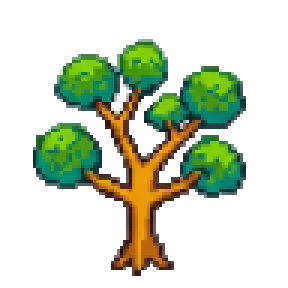
#> input picture docs/research/nano-banana-tree-growth-spike-2026-07-30/frame-06.png, 96 x 96 px, found by its file name (shown 3 times larger)
$ python restest.py
#> lines starting #> are read from the running program, lines starting #| are printed output that depends on the picture
from PIL import Image, ImageDraw
import os
B = os.path.dirname(os.path.abspath(__file__))
R = os.path.dirname(B)
src = Image.open(os.path.join(R, 'src-frames', 'frame-06.png')).convert('RGBA')
#> src is the input picture: PIL image 96x96 RGBA; mean R, G, B, A 26.5, 36.1, 15.7, 76
isl = Image.open(os.path.join(B, 'island-plate.png')).convert('RGBA')
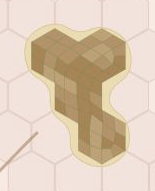
#> input picture docs/research/chapter2-organic-round3-2026-08-01/exp-16-leader-repair/work/island-plate.png, 155 x 191 px
#> isl is the input picture: PIL image 155x191 RGBA; mean R, G, B, A 222.4, 203.5, 183.7, 255

variants = []
variants.append(('orig-192', src))
d128 = src.resize((128,128), Image.LANCZOS)
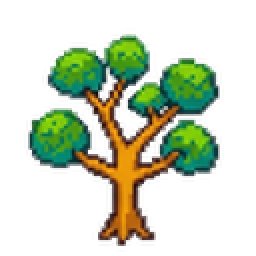
#> d128: PIL image 128x128 RGBA (shown 2 times larger); mean R, G, B, A 32.8, 43.5, 22.2, 76; transparent parts drawn white
variants.append(('down128', d128))
variants.append(('128->192-nearest', d128.resize((192,192), Image.NEAREST)))
variants.append(('128->192-lanczos', d128.resize((192,192), Image.LANCZOS)))
d96 = src.resize((96,96), Image.LANCZOS)
variants.append(('down96', d96))

# side-by-side at a common display scale of 3x on the 192 grid
cell = 192*3
pad = 6
W = len(variants)*(cell+pad)+pad
#> W = 2916
H = cell+pad*2+16
sheet = Image.new('RGBA', (W, H), (200,200,200,255))
d = ImageDraw.Draw(sheet)
for i,(name,im) in enumerate(variants):
    s = im.resize((cell, cell), Image.NEAREST)
    x = pad + i*(cell+pad)
    sheet.alpha_composite(s, (x, pad))
    d.rectangle([x, pad+cell, x+cell-1, pad+cell+15], fill=(15,15,15,255))
    d.text((x+4, pad+cell+2), f'{name} {im.size}', fill=(255,255,255,255))
#> this loop made 5 passes
#> (name, x) on passes 1 to 5: ('orig-192', 6), ('down128', 588), ('128->192-nearest', 1170), ('128->192-lanczos', 1752), ('down96', 2334)
#> pass 1, `s = im.resize((cell, cell), Image.NEAREST)`:
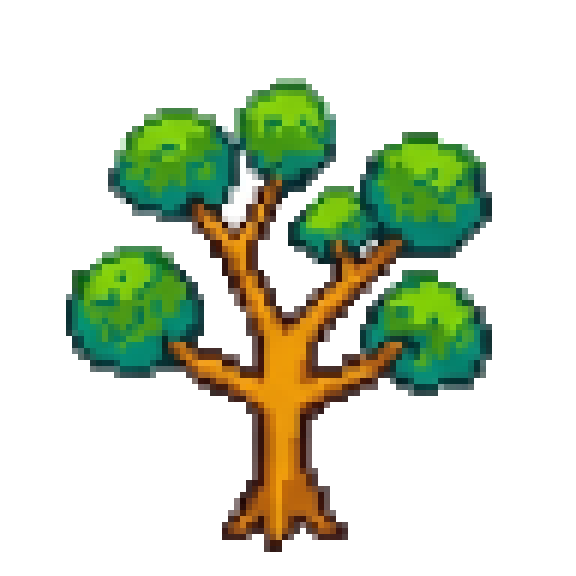
#> s: PIL image 576x576 RGBA; mean R, G, B, A 26.5, 36.1, 15.7, 76; transparent parts drawn white
#> pass 2, `s = im.resize((cell, cell), Image.NEAREST)`:
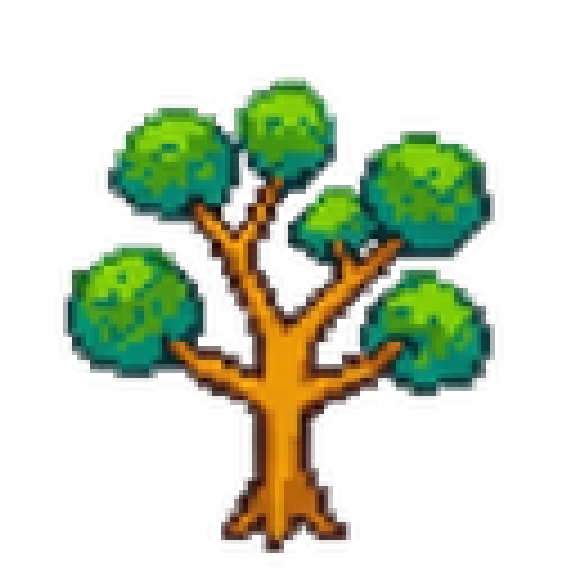
#> s: PIL image 576x576 RGBA; mean R, G, B, A 32.7, 43.3, 22, 75.7; transparent parts drawn white
#> pass 3, `s = im.resize((cell, cell), Image.NEAREST)`:
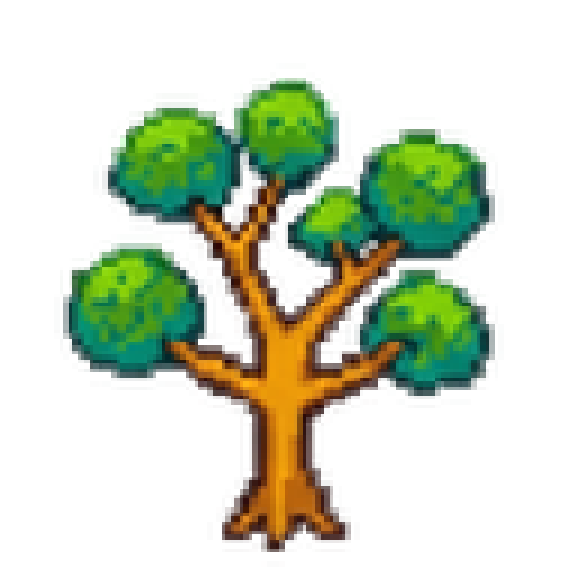
#> s: PIL image 576x576 RGBA; mean R, G, B, A 32.5, 43.2, 21.9, 76; transparent parts drawn white
#> after the loop:
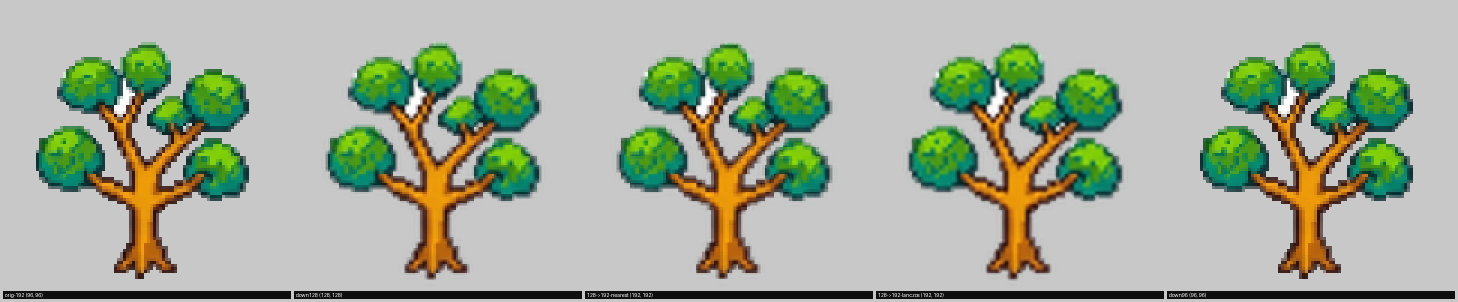
#> sheet: PIL image 2916x604 RGBA (shown at 1/2 size); mean R, G, B, A 164.4, 173.4, 154.2, 255
sheet.convert('RGB').save(os.path.join(B, 'restest.png'))
print('ok', sheet.size)
#| ok (2916, 604)

# island pixel-density probe: count distinct colours and estimate facet size
import collections
c = collections.Counter(isl.convert('RGB').getdata())
#> c = 3587 items
print('island size', isl.size, 'distinct rgb', len(c))
#| island size (155, 191) distinct rgb 3587
print('island top colours', c.most_common(10))
#> (printed output is left out)
c2 = collections.Counter(src.convert('RGBA').getdata())
#> c2 = 2641 items
opaque = [k for k in c2 if k[3] > 8]
#> opaque = 2640 items, first 6: (143, 187, 147, 255), (139, 187, 143, 255), (143, 187, 143, 255), (139, 183, 139, 255), (139, 183, 143, 255), (60, 108, 60, 255)
print('tree frame-06 distinct rgba (a>8):', len(opaque))
#| tree frame-06 distinct rgba (a>8): 2640
